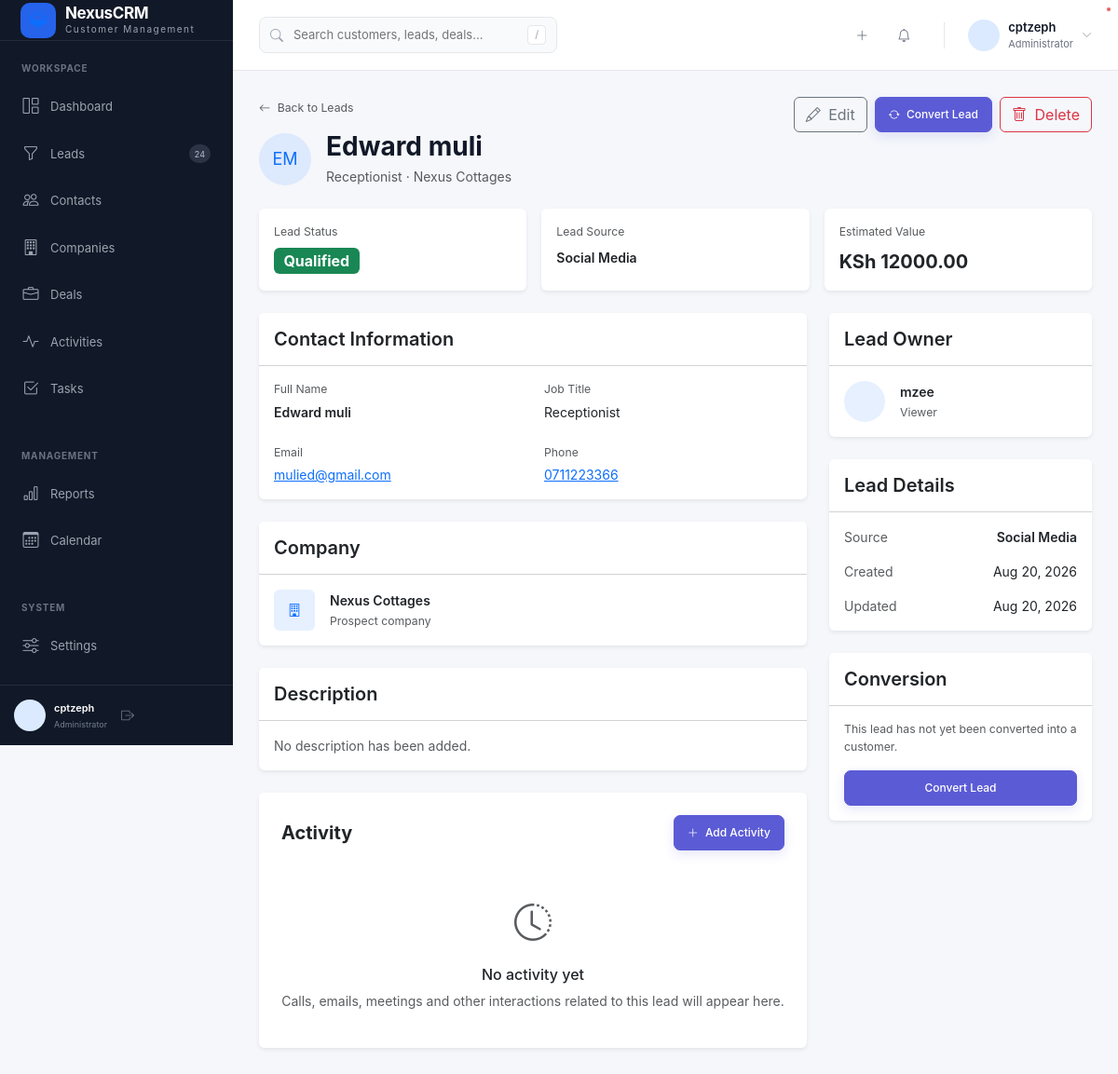
The app's page /leads/7/ (signed in), older data.
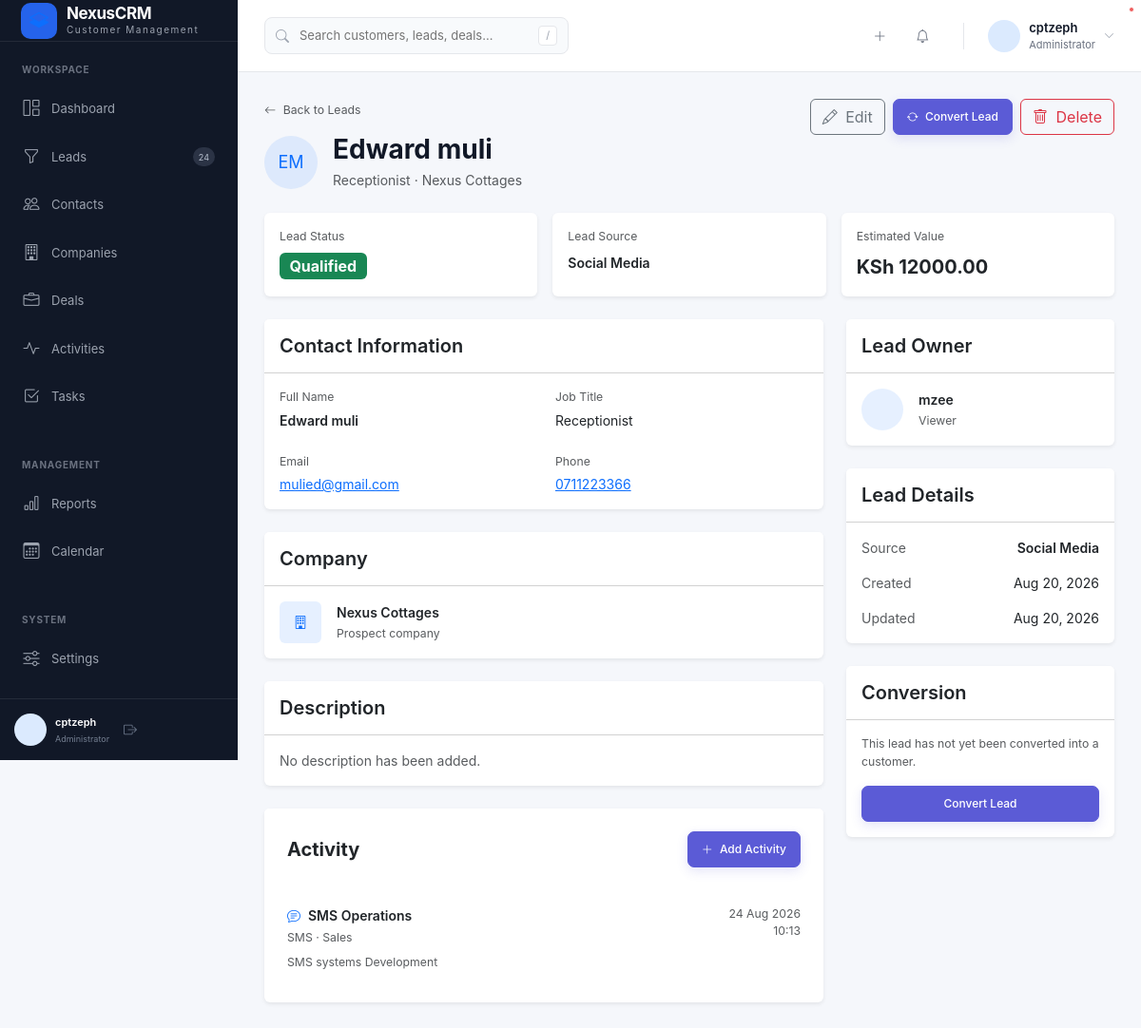
The same page, newer data.
### crmApp/models.py (models this page shows, shortened)
class Activity(models.Model):
    TYPE_CALL = "call"
    TYPE_EMAIL = "email"
    TYPE_MEETING = "meeting"
    TYPE_SMS = "sms"
    TYPE_OTHER = "other"
    TYPE_CHOICES = [
        (TYPE_CALL, "Call"),
        (TYPE_EMAIL, "Email"),
        (TYPE_MEETING, "Meeting"),
        (TYPE_SMS, "SMS"),
        (TYPE_OTHER, "Other"),
    ]
    subject = models.CharField(
        max_length=200
    )
    activity_type = models.CharField(
        max_length=30,
        choices=TYPE_CHOICES
    )
    description = models.TextField(
        blank=True
    )
    company = models.ForeignKey(
        Company,
        on_delete=models.CASCADE,
        null=True,
        blank=True,
        related_name="activities"
    )
    contact = models.ForeignKey(
        Contact,
        on_delete=models.CASCADE,
        null=True,
        blank=True,
        related_name="activities"
    )
    lead = models.ForeignKey(
        Lead,
        on_delete=models.CASCADE,
        null=True,
        blank=True,
        related_name="activities"
    )
    deal = models.ForeignKey(
        Deal,
        on_delete=models.CASCADE,
        null=True,
        blank=True,
        related_name="activities"
    )
    assigned_to = models.ForeignKey(
        User,
        on_delete=models.SET_NULL,
        null=True,
        blank=True,
        related_name="activities"
    )
    activity_date = models.DateTimeField()
    created_by = models.ForeignKey(
        User,
        on_delete=models.SET_NULL,
        null=True,
        related_name="created_activities"
    )
    created_at = models.DateTimeField(
        auto_now_add=True
    )
    class Meta:
        ordering = ["-activity_date"]
        indexes = [
            models.Index(fields=["activity_date"]),
            models.Index(fields=["activity_type"]),
            models.Index(fields=["assigned_to"]),
        ]

### crmApp/views.py (the view)
# urls.py: path("leads/<int:pk>/", views.lead_detail, name="lead_detail"),
@login_required
def lead_detail(request, pk):
    lead = get_object_or_404(
        Lead.objects.select_related("owner", "converted_company", "converted_contact"),
        pk=pk
    )
    lead.user_can_edit = can_edit(request.user, lead)
    lead.user_can_convert = can_edit(request.user, lead)
    lead.user_can_delete = can_delete(request.user, lead)
    context = {
        "lead": lead,
        "activities": lead.activities.all(),
        "can_create_activity": can_manage_activities(
            request.user
        ),
    }
    return render(
        request,
        "crmApp/leads/detail.html",
        context
    )

### crmApp/context_processors.py (called while the page is built, shortened)
def crm_permissions(request):
    user = request.user
    role = get_user_role(user)
    return {
        "crm_role": role,
        "can_create_records": can_create(user),
        "can_edit_all_records": role in {
            ROLE_ADMIN,
            ROLE_MANAGER,
            ROLE_SUPPORT,
        },
        "can_delete_records": role in {
            ROLE_ADMIN,
            ROLE_MANAGER,
        },
    }

### crmApp/models.py (called while the page is built)
    @property
    def role_display(self):
        return self.get_role_display()

### crmApp/permissions.py (called while the page is built)
def get_user_role(user):
    if not user or not user.is_authenticated:
        return None
    if user.is_superuser:
        return ROLE_ADMIN
    profile = getattr(user, "profile", None)
    if not profile:
        return ROLE_VIEWER
    return profile.role

def can_create(user):
    role = get_user_role(user)
    return role in {
        ROLE_ADMIN,
        ROLE_MANAGER,
        ROLE_SALES,
    }

def can_edit(user, obj):
    role = get_user_role(user)
    if role in {
        ROLE_ADMIN,
        ROLE_MANAGER,
    }:
        return True
    if role == ROLE_SALES:
        return obj.owner_id == user.id
    return False

### templates/crmApp/leads/detail.html (shortened to what the changed rows need)
{% extends "crmApp/base.html" %}
{% block content %}
<div class="container-fluid px-0">
    <div class="d-flex justify-content-between align-items-start mb-4">
        <div>
            <div class="d-flex align-items-center mt-3">
                <div>
                    <h1 class="h3 fw-bold mb-1">
                        {{ lead.first_name }}
                        {{ lead.last_name }}
                    </h1>
                </div>
            </div>
        </div>
    </div>
    <div class="row g-4">
        <div class="col-lg-8">
<div class="card border-0 shadow-sm">
    <div class="card-body px-4">
        {% if activities %}
            <div class="list-group list-group-flush">
                {% for activity in activities %}
                    <a
                        href="{% url 'activity_detail' activity.pk %}"
                        class="list-group-item list-group-item-action px-0 py-3"
                    >
                        <div class="d-flex justify-content-between">
                            <div>
                                <div class="d-flex align-items-center gap-2">
                                    {% if activity.activity_type == "call" %}
                                        <i class="bi bi-telephone text-primary"></i>
                                    {% elif activity.activity_type == "email" %}
                                        <i class="bi bi-envelope text-primary"></i>
                                    {% elif activity.activity_type == "meeting" %}
                                        <i class="bi bi-calendar-event text-primary"></i>
                                    {% elif activity.activity_type == "sms" %}
                                        <i class="bi bi-chat-text text-primary"></i>
                                    {% else %}
                                        <i class="bi bi-activity text-primary"></i>
                                    {% endif %}
                                    <span class="fw-semibold">
                                        {{ activity.subject }}
                                    </span>
                                </div>
                                <div class="small text-muted mt-1">
                                    {{ activity.get_activity_type_display }}
                                    {% if activity.assigned_to %}
                                        ·
                                        {{ activity.assigned_to.get_full_name|default:activity.assigned_to.username }}
                                    {% endif %}
                                </div>
                                {% if activity.description %}
                                    <div class="small text-muted mt-2">
                                        {{ activity.description|truncatewords:25 }}
                                    </div>
                                {% endif %}
                            </div>
                            <div class="text-end">
                                <div class="small text-muted">
                                    {{ activity.activity_date|date:"d M Y" }}
                                </div>
                                <div class="small text-muted">
                                    {{ activity.activity_date|date:"H:i" }}
                                </div>
                            </div>
                        </div>
                    </a>
                {% endfor %}
            </div>
        {% else %}
            <div class="text-center py-4">
                <i class="bi bi-clock-history fs-1 text-muted"></i>
                <h6 class="mt-3">
                    No activity yet
                </h6>
                <p class="text-muted mb-0">
                    Calls, emails, meetings and other interactions
                    related to this lead will appear here.
                </p>
            </div>
        {% endif %}
    </div>
</div>
        </div>
    </div>
</div>
{% endblock %}

Row changes from the older to the newer data that the page shows:
added Activity: subject "SMS Operations", activity_type "SMS", assigned_to.get_full_name "Sales", description "SMS systems Development", activity_date "24 Aug 2026", activity_date "10:13"
Text that changed along with them:
text no longer shown: "No activity yet Calls, emails, meetings and other interactions related to this lead will appear here."
